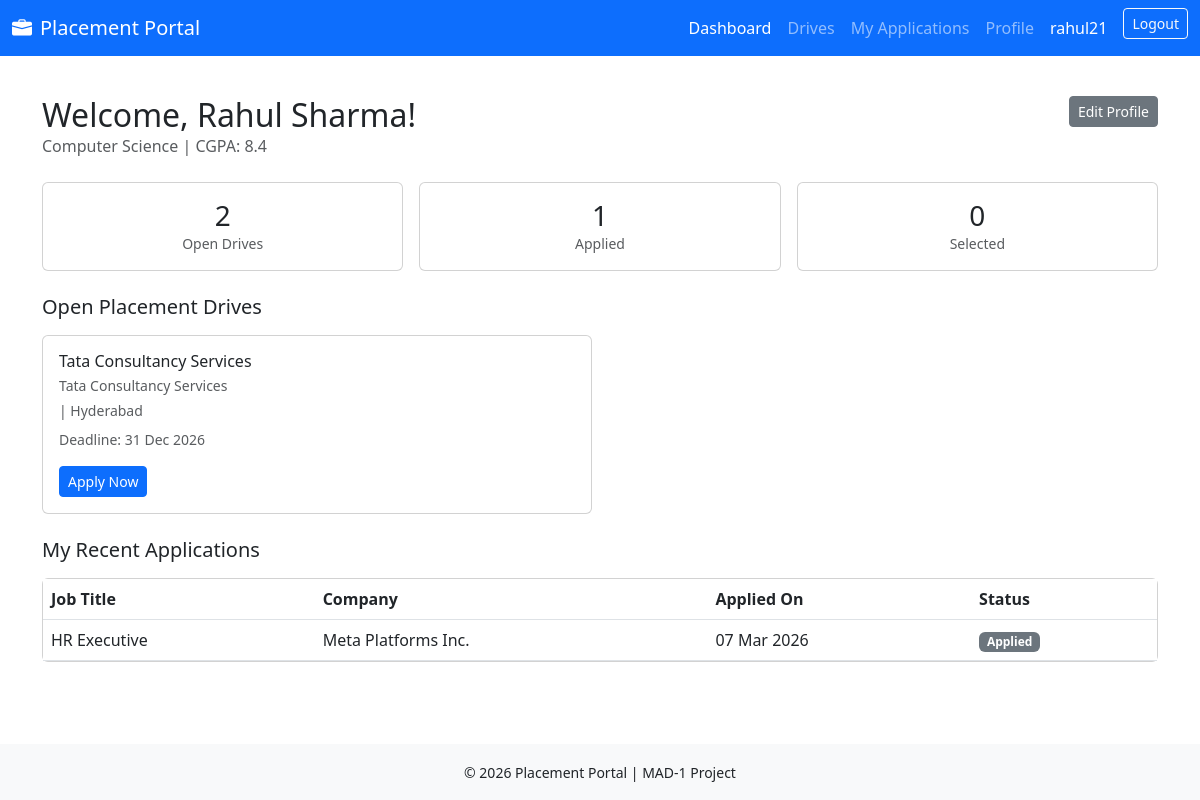
The page /student/dashboard (signed in) on the database its author committed.
### app/models.py (models this page shows, shortened)
class User(db.Model, UserMixin):
    __tablename__ = 'users'
    id = db.Column(db.Integer, primary_key=True)
    username = db.Column(db.String(50), unique=True,nullable=False)
    email = db.Column(db.String(120), unique=True,nullable=False)
    password = db.Column(db.String(200),nullable=False)
    role = db.Column(db.String(20),nullable=False)
    active= db.Column(db.Boolean,default=True)
    is_blacklisted=db.Column(db.Boolean,default=False)
    created_at= db.Column(db.DateTime, default=datetime.utcnow)
    student_profile= db.relationship('Student' , backref='user', uselist= False, cascade='all,delete-orphan')
    company_profile= db.relationship('Company' , backref='user', uselist= False, cascade='all,delete-orphan')
    @property
    def is_active(self):
        return self.active and not self.is_blacklisted

class Student(db.Model):
    __tablename__='students'
    id             = db.Column(db.Integer, primary_key=True)
    user_id        = db.Column(db.Integer,db.ForeignKey('users.id'),nullable=False,unique=True)
    name           = db.Column(db.String(100), nullable=False)
    roll_number    =db.Column(db.String(50),unique=True,nullable=False)
    branch         = db.Column(db.String(100),nullable=False)
    cgpa            =db.Column(db.Float,default=0.0)
    phone           = db.Column(db.String(20),unique=True)
    graduation_year = db.Column(db.Integer)
    resume_filename = db.Column(db.String(200))
    bio             = db.Column(db.Text)
    created_at      = db.Column(db.DateTime, default=datetime.utcnow)
    __table_args__ = (
    CheckConstraint('cgpa >= 0 AND cgpa <= 10', name='check_cgpa_range'),
    )
    applications = db.relationship('Application', backref='student',lazy=True,cascade='all,delete-orphan')

class PlacementDrive(db.Model):
    __tablename__='placement_drives'
    id             = db.Column(db.Integer, primary_key=True)
    company_id     = db.Column(db.Integer, db.ForeignKey('companies.id'), nullable=False)
    job_title      = db.Column(db.String(100), nullable=False)
    job_description = db.Column(db.Text,nullable=False)
    eligibility_criteria = db.Column(db.Text)
    package          =db.Column(db.String(50))
    location         =db.Column(db.String(100))
    deadline         =db.Column(db.Date, nullable=False)
    status           =db.Column(db.String(20), default='pending')
    created_at       =db.Column(db.DateTime, default=datetime.utcnow)
    applications = db.relationship('Application', backref='drive', lazy=True, cascade='all, delete-orphan')

class Company(db.Model):
    __tablename__='companies'
    id         = db.Column(db.Integer,primary_key=True)
    user_id    = db.Column(db.Integer,db.ForeignKey('users.id'),nullable=False)
    company_name = db.Column(db.String(100),nullable=False)
    hr_contact  = db.Column(db.String(100))
    website     = db.Column(db.String(200))
    description = db.Column(db.Text)
    industry    = db.Column(db.String(100))
    approval_status = db.Column(db.String(20))
    drives = db.relationship('PlacementDrive', backref='company',lazy=True,cascade='all,delete-orphan')

class Application(db.Model):
    __tablename__ = 'applications'
    id           = db.Column(db.Integer, primary_key=True)
    student_id   = db.Column(db.Integer, db.ForeignKey('students.id'), nullable=False)
    drive_id     = db.Column(db.Integer, db.ForeignKey('placement_drives.id'), nullable=False)
    applied_date = db.Column(db.DateTime, default=datetime.utcnow)
    status       = db.Column(db.String(20), default='applied')
    cover_note   = db.Column(db.Text)
    __table_args__ = (
        db.UniqueConstraint('student_id', 'drive_id', name='unique_student_drive'),
    )

### app/routes/student.py (the view)
@student_bp.route('/dashboard')
@login_required
@student_required
def dashboard():
    student = current_user.student_profile
    from datetime import date
    approved_drives = (PlacementDrive.query.filter_by(status='approved').order_by(PlacementDrive.deadline.asc()).all())
    my_applications = (Application.query.filter_by(student_id=student.id).order_by(Application.applied_date.desc()).all())
    applied_drive_ids = {app.drive_id for app in my_applications}
    return render_template('student/dashboard.html',student=student,
                           approved_drives=approved_drives,my_applications=my_applications,
                           applied_drive_ids=applied_drive_ids,today=date.today())

### app/models.py (called while the page is built)
@login_manager.user_loader
def load_user(user_id):
    return User.query.get(int(user_id))

### app/routes/student.py (called while the page is built)
def student_required(f):
    @wraps(f)
    def decorated_function(*args, **kwargs):
        if not current_user.is_authenticated or current_user.role != 'student':
            flash('Student access required.')
            return redirect(url_for('auth.login'))
        return f(*args, **kwargs)
    return decorated_function

### app/templates/student/dashboard.html (shortened to what this page needs)
{% extends 'base.html' %}
{% block content %}
<div class="d-flex justify-content-between align-items-start mb-4">
    <div>
        <h2 class="mb-0">Welcome, {{ student.name }}!</h2>
        <p class="text-muted mb-0">{{ student.branch }} | CGPA: {{ student.cgpa }}</p>
    </div>
    <a href="{{ url_for('student.profile') }}" class="btn btn-secondary btn-sm">Edit Profile</a>
</div>
<div class="row g-3 mb-4">
    <div class="col-md-4">
        <div class="card text-center p-3">
            <h3 class="mb-0">{{ approved_drives | length }}</h3>
            <small class="text-muted">Open Drives</small>
        </div>
    </div>
    <div class="col-md-4">
        <div class="card text-center p-3">
            <h3 class="mb-0">{{ my_applications | length }}</h3>
            <small class="text-muted">Applied</small>
        </div>
    </div>
    <div class="col-md-4">
        <div class="card text-center p-3">
            <h3 class="mb-0">
                {{ my_applications | selectattr('status', 'equalto', 'selected') | list | length }}
            </h3>
            <small class="text-muted">Selected</small>
        </div>
    </div>
</div>
<h5 class="mb-3">Open Placement Drives</h5>
{% if approved_drives %}
<div class="row g-3 mb-4">
    {% for drive in approved_drives %}
    {% if drive.deadline >= today %}
    <div class="col-md-6">
        <div class="card h-100">
            <div class="card-body">
                <div class="d-flex justify-content-between align-items-start">
                    <div>
                        <h6 class="mb-1">{{ drive.job_title }}</h6>
                        <p class="text-muted small mb-1">{{ drive.company.company_name }}</p>
                        {% if drive.package or drive.location %}
                        <div class="small text-muted">
                            {% if drive.location %} | {{ drive.location }}{% endif %}
                        </div>
                        {% endif %}
                    </div>
                </div>
                <div class="mt-2 small text-muted">
                    Deadline: {{ drive.deadline.strftime('%d %b %Y') }}
                </div>
                {% if drive.id not in applied_drive_ids %}
                <div class="mt-3">
                    <form method="POST" action="{{ url_for('student.apply', drive_id=drive.id) }}">
                        <button type="submit" class="btn btn-sm btn-primary">Apply Now</button>
                    </form>
                </div>
                {% endif %}
            </div>
        </div>
    </div>
    {% endif %}
    {% endfor %}
</div>
{% else %}
<div class="text-center py-4 text-muted">
    <p>No open drives available at the moment.</p>
</div>
{% endif %}
<h5 class="mb-3 mt-2">My Recent Applications</h5>
{% if my_applications %}
<div class="card">
    <div class="card-body p-0">
        <table class="table mb-0">
            <thead>
                <tr>
                    <th>Job Title</th>
                    <th>Company</th>
                    <th>Applied On</th>
                    <th>Status</th>
                </tr>
            </thead>
            <tbody>
                {% for app in my_applications[:5] %}
                <tr>
                    <td>{{ app.drive.job_title }}</td>
                    <td>{{ app.drive.company.company_name }}</td>
                    <td>{{ app.applied_date.strftime('%d %b %Y') }}</td>
                    <td>
                        <span class="badge
                            {% if app.status == 'selected' %}bg-success
                            {% elif app.status == 'shortlisted' %}bg-primary
                            {% elif app.status == 'rejected' %}bg-danger
                            {% else %}bg-secondary{% endif %}">
                            {{ app.status | capitalize }}
                        </span>
                    </td>
                </tr>
                {% endfor %}
            </tbody>
        </table>
    </div>
</div>
{% else %}
<p class="text-muted">You haven't applied for any drive yet. <a href="{{ url_for('student.drives') }}">Browse drives</a></p>
{% endif %}
{% endblock %}

### app/templates/base.html (shortened to what this page needs)
<!DOCTYPE html>
<html lang="en">
<head>
    <link href="https://cdn.jsdelivr.net/npm/bootstrap@5.3.0/dist/css/bootstrap.min.css" rel="stylesheet">
    <link href="https://cdn.jsdelivr.net/npm/bootstrap-icons@1.11.3/font/bootstrap-icons.css" rel="stylesheet">
</head>
<body>
<nav class="navbar navbar-dark bg-primary">
    <div class="container-fluid">
        <a class="navbar-brand d-flex align-items-center" href="{{ url_for('auth.index') }}">
            <i class="bi bi-briefcase-fill me-2"></i>
            Placement Portal
        </a>
        <div>
            <ul class="navbar-nav flex-row gap-3">
                {% if current_user.is_authenticated %}
                    {% if current_user.role == 'admin' %}
                        <li class="nav-item">
                            <a class="nav-link text-white" href="{{ url_for('admin.dashboard') }}">Dashboard</a>
                        </li>
                        <li class="nav-item">
                            <a class="nav-link" href="{{ url_for('admin.companies') }}">Companies</a>
                        </li>
                        <li class="nav-item">
                            <a class="nav-link" href="{{ url_for('admin.students') }}">Students</a>
                        </li>
                        <li class="nav-item">
                            <a class="nav-link" href="{{ url_for('admin.drives') }}">Drives</a>
                        </li>
                        <li class="nav-item">
                            <a class="nav-link" href="{{ url_for('admin.applications') }}">Applications</a>
                        </li>
                    {% elif current_user.role == 'student' %}
                        <li class="nav-item">
                            <a class="nav-link text-white" href="{{ url_for('student.dashboard') }}">Dashboard</a>
                        </li>
                        <li class="nav-item">
                            <a class="nav-link" href="{{ url_for('student.drives') }}">Drives</a>
                        </li>
                        <li class="nav-item">
                            <a class="nav-link" href="{{ url_for('student.my_applications') }}">My Applications</a>
                        </li>
                        <li class="nav-item">
                            <a class="nav-link" href="{{ url_for('student.profile') }}">Profile</a>
                        </li>
                    {% endif %}
                    <li class="nav-item">
                        <span class="nav-link text-white">{{ current_user.username }}</span>
                    </li>
                    <li class="nav-item">
                        <a class="btn btn-outline-light btn-sm" href="{{ url_for('auth.logout') }}">Logout</a>
                    </li>
                {% endif %}
            </ul>
        </div>
    </div>
</nav>
<main class="container mt-4">
    {% block content %}
    {% endblock %}
</main>
<footer class="bg-light text-center py-3 mt-4">
    <small>© 2026 Placement Portal | MAD-1 Project</small>
</footer>
</body>
</html>

### app/templates/base.html (style rules this page uses)
body { min-height: 100vh; display: flex; flex-direction: column; }
main { flex: 1; }

### rows shown on the page
User: username "rahul21"
Student: name "Rahul Sharma", branch "Computer Science", cgpa "8.4"
PlacementDrive: job_title "Tata Consultancy Services", company.company_name "Tata Consultancy Services", location "Hyderabad", deadline "31 Dec 2026"
Application: drive.job_title "HR Executive", drive.company.company_name "Meta Platforms Inc.", applied_date "07 Mar 2026", status "Applied"

### other values the page prints
{{ approved_drives | length }} "2"
{{ my_applications | length }} "1"
